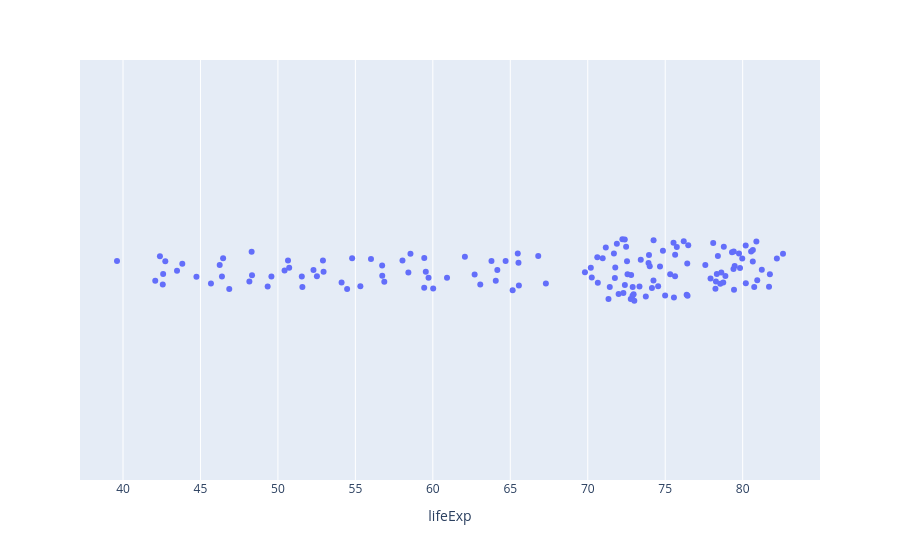

Notebook source saved alongside this figure:
### Code cell
# add country names to hover on mouse.
px.strip(
    df,
    x="lifeExp", 
    hover_name="country"
)

### Figure 1 — Plotly figure (JSON) as saved in the notebook; plotly's stock layout.template omitted (floating-point values rounded to 4 significant figures; data arrays with more than 128 entries replaced by an {"elided": "..."} marker saying what was removed)
{"data": [{"alignmentgroup": "True", "boxpoints": "all", "fillcolor": "rgba(255,255,255,0)", "hoveron": "points", "hovertemplate": "<b>%{hovertext}</b><br><br>lifeExp=%{x}<extra></extra>", "hovertext": {"elided": "142 str values"}, "legendgroup": "", "line": {"color": "rgba(255,255,255,0)"}, "marker": {"color": "#636efa"}, "name": "", "offsetgroup": "", "orientation": "h", "pointpos": 0, "showlegend": false, "type": "box", "x": {"elided": "142 float values"}, "x0": " ", "xaxis": "x", "y0": " ", "yaxis": "y"}], "layout": {"autosize": true, "boxmode": "group", "legend": {"tracegroupgap": 0}, "margin": {"t": 60}, "xaxis": {"anchor": "y", "autorange": true, "domain": [0, 1], "range": [37.22, 84.99], "title": {"text": "lifeExp"}, "type": "linear"}, "yaxis": {"anchor": "x", "autorange": true, "domain": [0, 1], "range": [-0.5, 0.5], "type": "category"}}}
